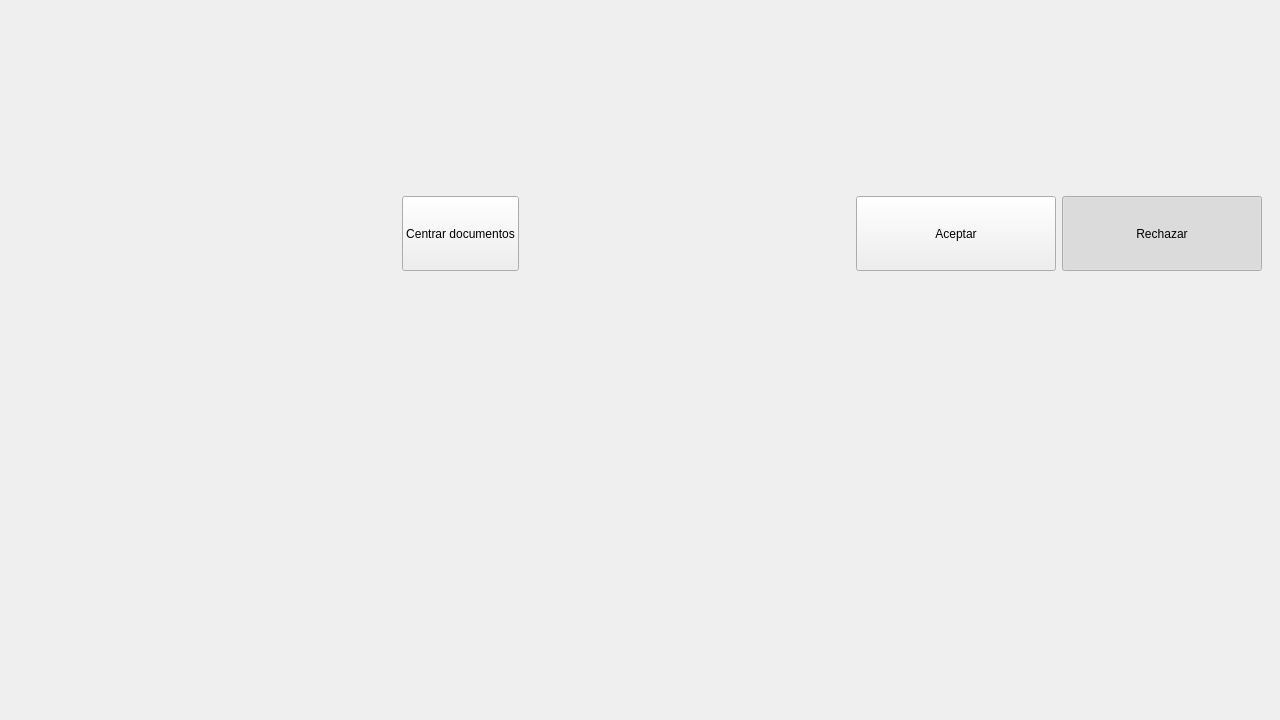
<?xml version="1.0" encoding="UTF-8"?>
<ui version="4.0">
 <class>GameScreen</class>
 <widget class="QWidget" name="GameScreen">
  <property name="geometry">
   <rect>
    <x>0</x>
    <y>0</y>
    <width>1280</width>
    <height>720</height>
   </rect>
  </property>
  <property name="minimumSize">
   <size>
    <width>800</width>
    <height>600</height>
   </size>
  </property>
  <property name="maximumSize">
   <size>
    <width>1920</width>
    <height>1080</height>
   </size>
  </property>
  <property name="windowTitle">
   <string>Form</string>
  </property>
  <layout class="QHBoxLayout" name="horizontalLayout">
   <property name="spacing">
    <number>0</number>
   </property>
   <property name="leftMargin">
    <number>0</number>
   </property>
   <property name="topMargin">
    <number>0</number>
   </property>
   <property name="rightMargin">
    <number>0</number>
   </property>
   <property name="bottomMargin">
    <number>0</number>
   </property>
   <item>
    <widget class="QWidget" name="Contenedor" native="true">
     <property name="minimumSize">
      <size>
       <width>800</width>
       <height>600</height>
      </size>
     </property>
     <property name="maximumSize">
      <size>
       <width>1920</width>
       <height>1080</height>
      </size>
     </property>
     <layout class="QGridLayout" name="gridLayout" columnstretch="0,0">
      <property name="leftMargin">
       <number>0</number>
      </property>
      <property name="topMargin">
       <number>0</number>
      </property>
      <property name="rightMargin">
       <number>0</number>
      </property>
      <property name="bottomMargin">
       <number>0</number>
      </property>
      <property name="spacing">
       <number>0</number>
      </property>
      <item row="1" column="1" rowspan="2">
       <widget class="QWidget" name="Escritorio" native="true">
        <property name="sizePolicy">
         <sizepolicy hsizetype="Preferred" vsizetype="Preferred">
          <horstretch>7</horstretch>
          <verstretch>0</verstretch>
         </sizepolicy>
        </property>
        <property name="minimumSize">
         <size>
          <width>400</width>
          <height>500</height>
         </size>
        </property>
        <property name="maximumSize">
         <size>
          <width>1350</width>
          <height>1080</height>
         </size>
        </property>
        <property name="styleSheet">
         <string notr="true">#Escritorio{
	border-image: url(:/Resources/escritorio2.png);
}</string>
        </property>
        <layout class="QVBoxLayout" name="verticalLayout">
         <item>
          <widget class="QWidget" name="ContenedorBotones" native="true">
           <property name="minimumSize">
            <size>
             <width>500</width>
             <height>100</height>
            </size>
           </property>
           <property name="maximumSize">
            <size>
             <width>1920</width>
             <height>150</height>
            </size>
           </property>
           <layout class="QHBoxLayout" name="horizontalLayout_2">
            <item>
             <widget class="QPushButton" name="BotonCentrar">
              <property name="minimumSize">
               <size>
                <width>100</width>
                <height>50</height>
               </size>
              </property>
              <property name="maximumSize">
               <size>
                <width>200</width>
                <height>75</height>
               </size>
              </property>
              <property name="text">
               <string>Centrar documentos</string>
              </property>
              <property name="checkable">
               <bool>true</bool>
              </property>
              <property name="checked">
               <bool>false</bool>
              </property>
              <property name="autoExclusive">
               <bool>true</bool>
              </property>
              <property name="flat">
               <bool>false</bool>
              </property>
             </widget>
            </item>
            <item>
             <spacer name="horizontalSpacer">
              <property name="orientation">
               <enum>Qt::Horizontal</enum>
              </property>
              <property name="sizeHint" stdset="0">
               <size>
                <width>40</width>
                <height>20</height>
               </size>
              </property>
             </spacer>
            </item>
            <item>
             <widget class="QPushButton" name="aceptarBoton">
              <property name="sizePolicy">
               <sizepolicy hsizetype="MinimumExpanding" vsizetype="MinimumExpanding">
                <horstretch>0</horstretch>
                <verstretch>0</verstretch>
               </sizepolicy>
              </property>
              <property name="minimumSize">
               <size>
                <width>50</width>
                <height>50</height>
               </size>
              </property>
              <property name="maximumSize">
               <size>
                <width>200</width>
                <height>75</height>
               </size>
              </property>
              <property name="text">
               <string>Aceptar</string>
              </property>
              <property name="checkable">
               <bool>true</bool>
              </property>
              <property name="checked">
               <bool>false</bool>
              </property>
              <property name="autoExclusive">
               <bool>true</bool>
              </property>
             </widget>
            </item>
            <item>
             <widget class="QPushButton" name="rechazarBoton">
              <property name="sizePolicy">
               <sizepolicy hsizetype="MinimumExpanding" vsizetype="MinimumExpanding">
                <horstretch>0</horstretch>
                <verstretch>0</verstretch>
               </sizepolicy>
              </property>
              <property name="minimumSize">
               <size>
                <width>50</width>
                <height>50</height>
               </size>
              </property>
              <property name="maximumSize">
               <size>
                <width>200</width>
                <height>75</height>
               </size>
              </property>
              <property name="text">
               <string>Rechazar</string>
              </property>
              <property name="checkable">
               <bool>true</bool>
              </property>
              <property name="checked">
               <bool>true</bool>
              </property>
              <property name="autoExclusive">
               <bool>true</bool>
              </property>
              <property name="flat">
               <bool>false</bool>
              </property>
             </widget>
            </item>
           </layout>
          </widget>
         </item>
         <item>
          <widget class="QWidget" name="Separador2" native="true">
           <property name="minimumSize">
            <size>
             <width>500</width>
             <height>100</height>
            </size>
           </property>
           <property name="maximumSize">
            <size>
             <width>500</width>
             <height>200</height>
            </size>
           </property>
          </widget>
         </item>
         <item>
          <widget class="QWidget" name="Separador1" native="true">
           <property name="minimumSize">
            <size>
             <width>500</width>
             <height>100</height>
            </size>
           </property>
           <property name="maximumSize">
            <size>
             <width>1920</width>
             <height>200</height>
            </size>
           </property>
          </widget>
         </item>
        </layout>
       </widget>
      </item>
      <item row="0" column="0" rowspan="2">
       <widget class="QWidget" name="FondoNPC" native="true">
        <property name="sizePolicy">
         <sizepolicy hsizetype="Minimum" vsizetype="Expanding">
          <horstretch>3</horstretch>
          <verstretch>1</verstretch>
         </sizepolicy>
        </property>
        <property name="minimumSize">
         <size>
          <width>300</width>
          <height>300</height>
         </size>
        </property>
        <property name="maximumSize">
         <size>
          <width>600</width>
          <height>600</height>
         </size>
        </property>
        <property name="sizeIncrement">
         <size>
          <width>50</width>
          <height>0</height>
         </size>
        </property>
        <property name="styleSheet">
         <string notr="true">#FondoNPC{
	border-image: url(:/Resources/fondoAlturas.png);
}</string>
        </property>
        <layout class="QHBoxLayout" name="horizontalLayout_3">
         <property name="bottomMargin">
          <number>0</number>
         </property>
        </layout>
       </widget>
      </item>
      <item row="0" column="1">
       <widget class="QWidget" name="Nose" native="true">
        <property name="minimumSize">
         <size>
          <width>400</width>
          <height>100</height>
         </size>
        </property>
        <property name="maximumSize">
         <size>
          <width>1350</width>
          <height>400</height>
         </size>
        </property>
        <property name="styleSheet">
         <string notr="true">#Nose{
	border-image: url(:/Resources/fondo.png);
}</string>
        </property>
       </widget>
      </item>
      <item row="2" column="0">
       <widget class="QWidget" name="Mesa" native="true">
        <property name="sizePolicy">
         <sizepolicy hsizetype="Minimum" vsizetype="MinimumExpanding">
          <horstretch>1</horstretch>
          <verstretch>2</verstretch>
         </sizepolicy>
        </property>
        <property name="minimumSize">
         <size>
          <width>300</width>
          <height>300</height>
         </size>
        </property>
        <property name="maximumSize">
         <size>
          <width>600</width>
          <height>600</height>
         </size>
        </property>
        <property name="styleSheet">
         <string notr="true">#Mesa{
	border-image: url(:/Resources/mesa2.png);
}</string>
        </property>
       </widget>
      </item>
     </layout>
    </widget>
   </item>
  </layout>
 </widget>
 <resources/>
 <connections/>
</ui>
